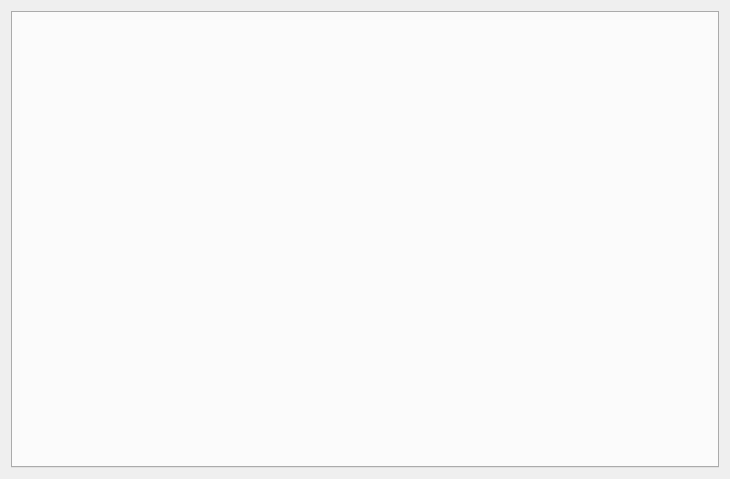
<?xml version="1.0" encoding="UTF-8"?>
<ui version="4.0">
 <class>SportDataForm</class>
 <widget class="QWidget" name="SportDataForm">
  <property name="geometry">
   <rect>
    <x>0</x>
    <y>0</y>
    <width>730</width>
    <height>479</height>
   </rect>
  </property>
  <property name="windowTitle">
   <string>Form</string>
  </property>
  <layout class="QVBoxLayout" name="verticalLayout">
   <item>
    <widget class="QTabWidget" name="tabWidget">
     <property name="currentIndex">
      <number>-1</number>
     </property>
    </widget>
   </item>
   <item>
    <layout class="QHBoxLayout" name="horizontalLayout"/>
   </item>
  </layout>
 </widget>
 <resources/>
 <connections/>
</ui>
